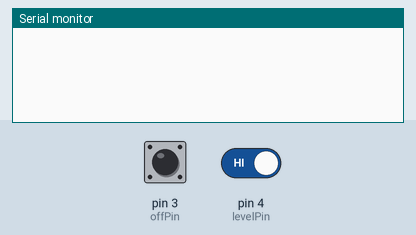
Bench run of a sketch on a simulated Arduino Uno, built with avr-gcc and run on an emulated ATmega328P. Shown: the last lines printed to the serial monitor. Inputs (shaded band) come from the test bench; at power-on: pin 3 (offPin) HIGH, pin 4 (levelPin) HIGH.

Above: at 1.2 s.
1.3 s: pin 3 (offPin) pulled LOW for 0.15 s
At 2.2 s:
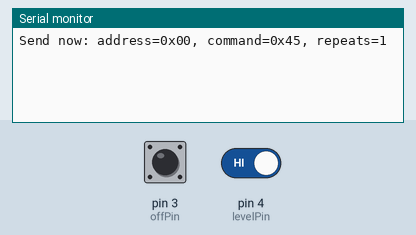
2.9 s: pin 4 (levelPin) driven LOW
At 3.04 s:
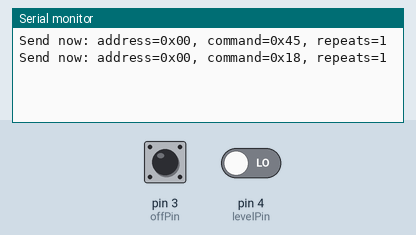
Timing chart, 0 to 5.9 s (numbered marks = the images above; inputs shaded):
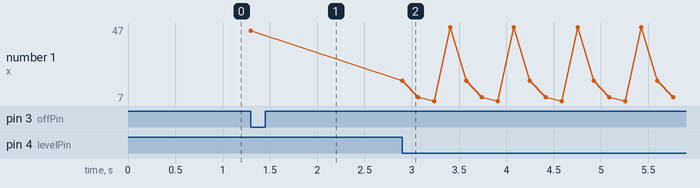

The sketch:

irsender.ino
```cpp
#include <IRremote.hpp>

#define IR_SEND_PIN 2

struct Levels {
  int level;
  uint8_t command;
};

Levels levels[] = {
  {level: 0, command: 0x45}, // PowerOff
  {level: 1, command: 0x18}, // Level 1
  {level: 2, command: 0x9}, // Level 2
  {level: 3, command: 0x7}, // Level 3
  {level: 4, command: 0x47} // Level 4
};
int arrLength = sizeof(levels) / sizeof(levels[0]);


int offPin = 3;
int levelPin = 4;
int prevLevel = 4;

void setup() {
  Serial.begin(115200);
  IrSender.begin(IR_SEND_PIN);
  IrSender.enableIROut(38);

  pinMode(offPin, INPUT);
  digitalWrite(offPin, HIGH);
  pinMode(levelPin, INPUT);
  digitalWrite(levelPin, HIGH);
}

void loop() {

  if(digitalRead(offPin) == 0){
    prevLevel = 4;
    send_ir_data(levels[0]);
  }

  if (digitalRead(levelPin) == 0) {
    prevLevel++;
    if (prevLevel >= arrLength) prevLevel = 1;
    send_ir_data(levels[prevLevel]);
  }

}

void send_ir_data(Levels level){
    Serial.println();
    Serial.print(F("Send now: address=0x00, command=0x"));
    Serial.print(level.command, HEX);
    Serial.print(F(", repeats="));
    Serial.print("1");
    Serial.println();

    IrSender.sendNEC(0x00, level.command, 1);
    Serial.flush();
    delay(100);
}
```

Measured:
- after the input at 1.3 s, the serial monitor: prints a new line at once (image 1)
- after the input at 2.9 s, the serial monitor: prints a new line at once (image 2)
- plotted number 1: 45 → 18 after the input at 2.9 s
